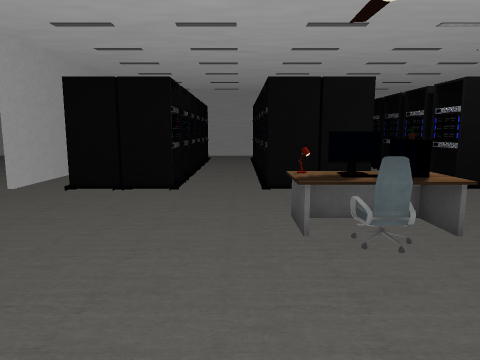
view 1 (above)

17 first-person views from a walk through a 3-D level made in the Unity game engine. The camera is 1.5 m above the floor, tilts 8° down and sees 70° across. Doors are open. The floor is counted in squares, 1 m on a side. Each view is taken from the middle of a square. On the plan, view 1 faces up. The plan holds only what a view shows up to about 16 squares ahead; the rest is blank. The place goes on beyond the plan. Some surface patterns are stand-ins.

view 2
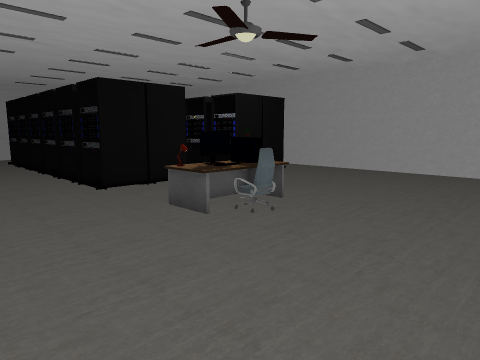

view 3
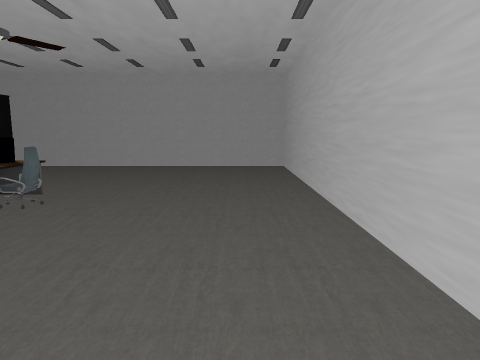

view 4
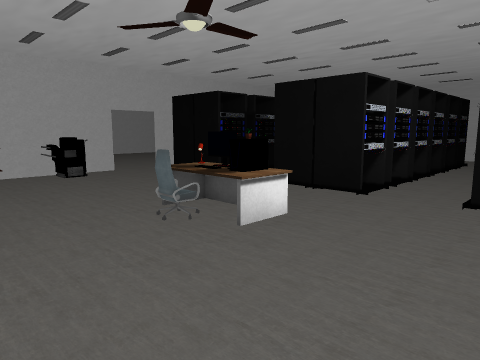

view 5
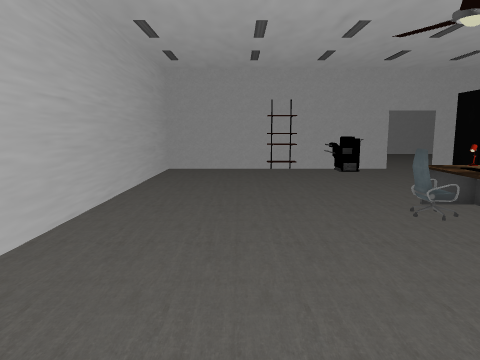

view 6
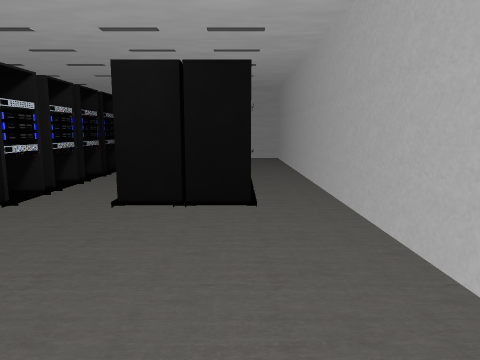

view 7
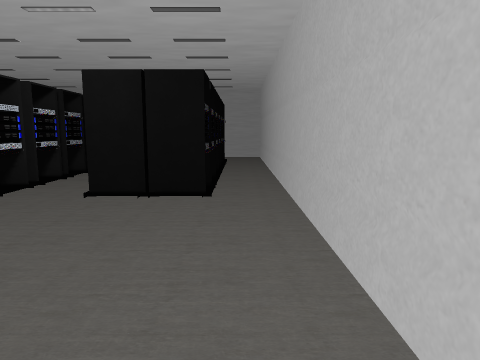

view 8
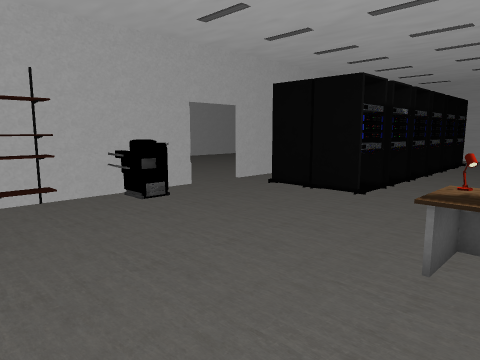

view 9
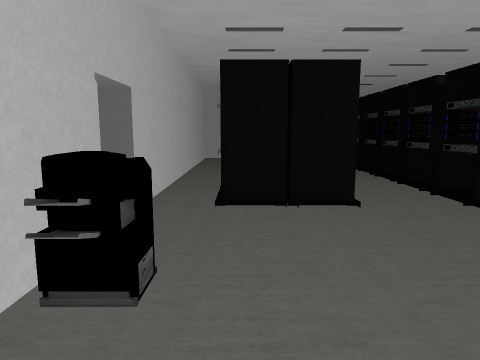

view 10
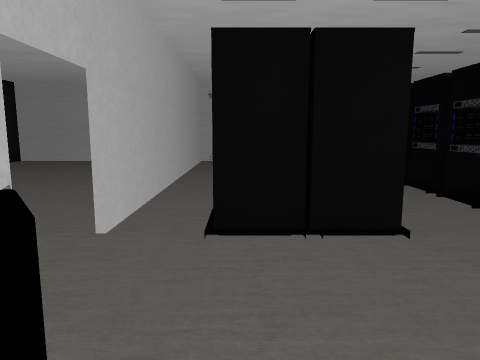

view 11
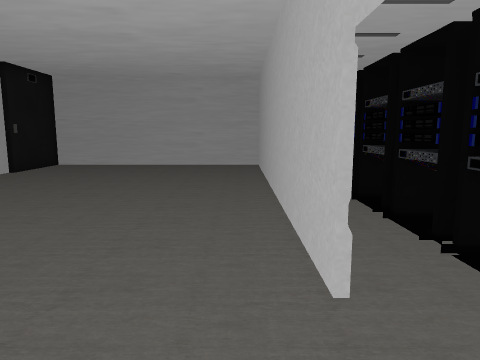

view 12
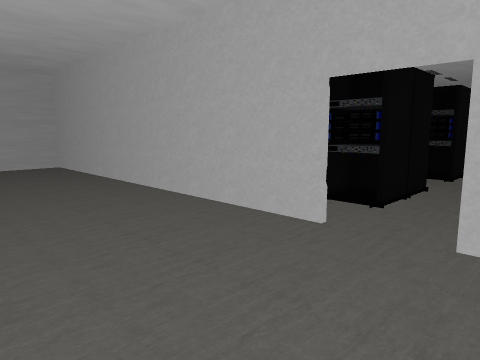

view 13
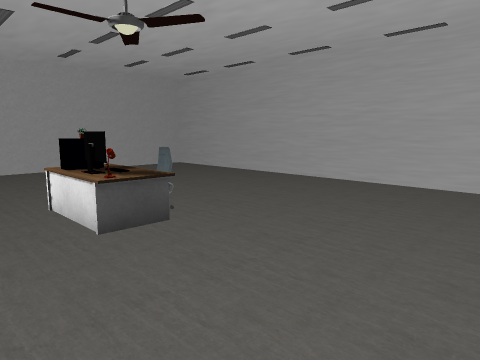

view 14
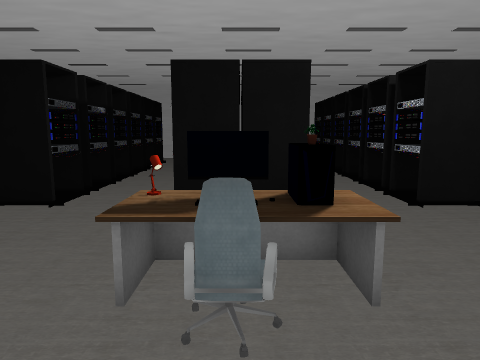

view 15
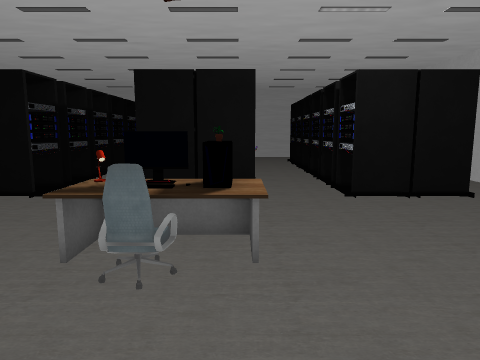

view 16
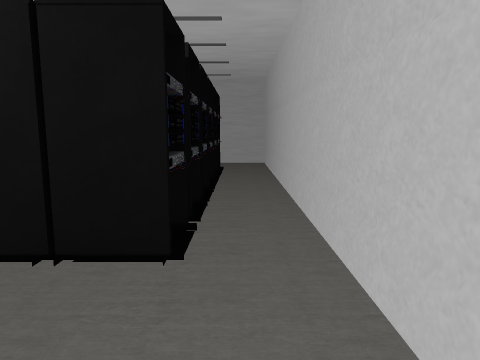

view 17
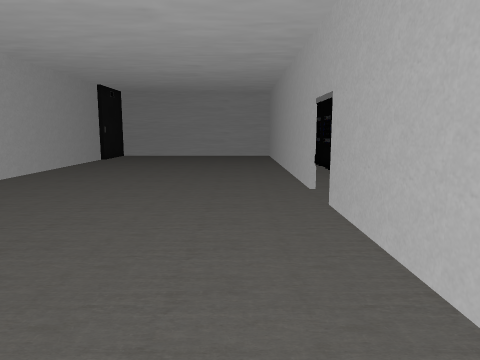

### Floor plan
Points are (right, up) in squares from view 1. A wall is a line through its corners. A room is listed if a view was taken in it or the views show most of it. See-through windows are left out.
Room 1 (views 1, 2, 3, 4, 5, 6, 7, 8, 9, 10, 13, 14, 15, 16)
walls: (-6, 7.1) (-6, 3.6); (-6, 2.6) (-6, -1.9) (10.2, -1.9) (10.2, 21.3); (-6, 20.1) (-6, 8.9)
ways out: open door at (-6, 8) to room 2
objects: other object (-5, 5); other object (-4, 9) to (-4, 10); other object (-4, 11) to (-4, 12); other object (-4, 13); other object (-4, 14) to (-4, 15); other object (-4, 16) to (-4, 17); other object (-3, 11) to (-2, 12); other object (-3, 13) to (-2, 13); other object (-3, 16) to (-2, 17); other object (-3, 18) to (-2, 18); other object (-2, 9) to (-2, 10); other object (-2, 14) to (-2, 15); other object (1, 5); other object (1, 6); other object (1, 9) to (1, 10); other object (1, 11) to (1, 12); other object (1, 13); other object (1, 14) to (1, 15); other object (1, 16) to (1, 17); other object (1, 18); other object (2, 4) to (2, 5); other object (2, 6) to (3, 6); other object (2, 10) to (3, 12); other object (2, 13) to (3, 13); other object (2, 16) to (3, 17); other object (2, 18) to (3, 18); other object (3, 5); other object (3, 9); other object (3, 14) to (3, 15); other object (6, 9) to (6, 10); other object (6, 11) to (6, 12); other object (6, 13); other object (6, 14) to (6, 15); other object (6, 16) to (6, 17); other object (6, 18); other object (7, 11) to (8, 11); other object (7, 12) to (8, 13); other object (7, 16) to (8, 17); other object (7, 18) to (8, 18); other object (8, 9) to (8, 10); other object (8, 14) to (8, 15)
Room 2 (views 11, 12, 17)
walls: (-6.1, 8.9) (-6.1, 21.7) (-15.4, 21.7); (-15.5, 16.1) (-15.5, 10.6); (-6, 3.6) (-6, 2.6); (-6.1, 3.4) (-6.1, 7.1)
ways out: open door at (-6, 8) to room 1
objects: other object (-16, 19) to (-16, 21); other object (-6, 3)

Positions as (right, up) in squares from view 1, and headings:
1: (0, 0), facing up
2: (-3, 0), facing up-right
3: (-5, 0), facing right
4: (7, 1), facing up-left
5: (8, 1), facing left
6: (8, 2), facing up
7: (9, 1), facing up
8: (2, 1), facing up-left
9: (-4, 2), facing up
10: (-4, 4), facing up
11: (-7, 6), facing up
12: (-11, 6), facing up-right
13: (-4, 8), facing down-right
14: (2, 2), facing up
15: (3, 1), facing up
16: (9, 5), facing up
17: (-8, 0), facing up
